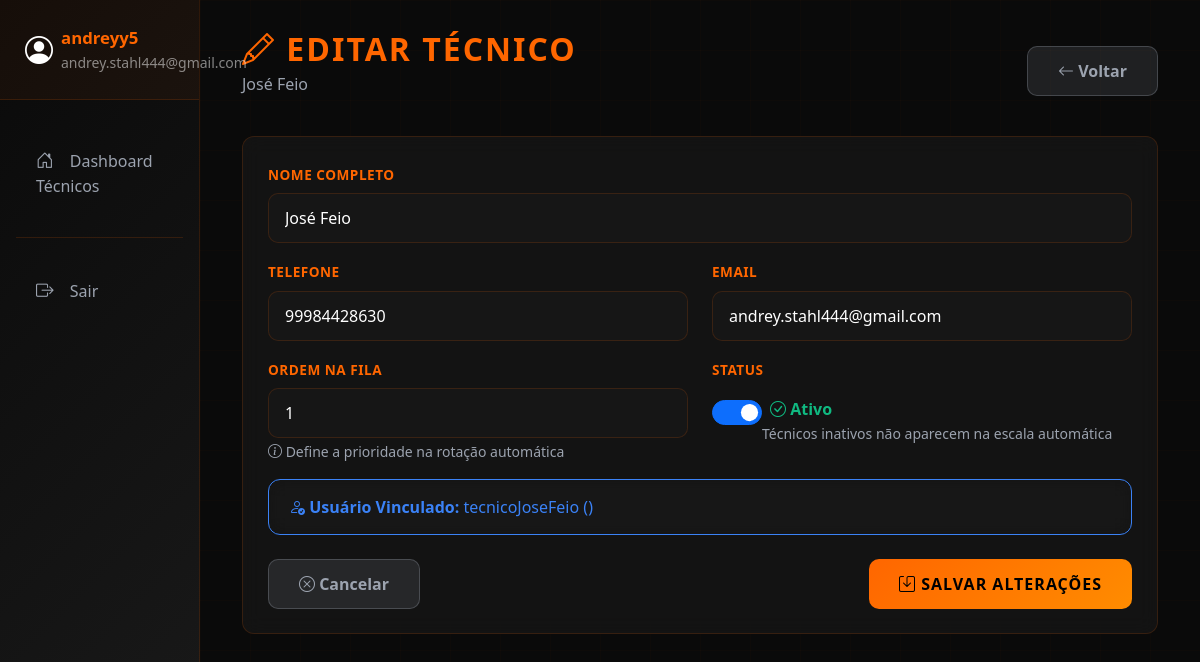
Screenshot of /plantao/tecnicos/editar-tecnico/1/ (signed in) with the database file from the repository.
### apps/plantao/models.py (models this page shows, shortened)
class TecnicoCampo(models.Model):
    user = models.OneToOneField(
        User,
        on_delete=models.SET_NULL,
        null=True,
        blank=True,
        related_name='tecnico'
    )
    nome_completo = models.CharField(max_length=200)
    telefone = models.CharField(max_length=20, blank=True, null=True)
    email = models.EmailField(blank=True, null=True)
    ordem_fila = models.IntegerField(default=0, help_text="Ordem na rotação de plantões")
    ativo = models.BooleanField(default=True)
    criado_em = models.DateTimeField(auto_now_add=True)
    atualizado_em = models.DateTimeField(auto_now=True)
    class Meta:
        verbose_name = "Técnico de Campo"
        verbose_name_plural = "Técnicos de Campo"
        ordering = ['ordem_fila', 'nome_completo']

### apps/plantao/views.py (the view)
    def wrapper(request, *args, **kwargs):
        if not is_admin(request.user):
            messages.error(request, '🔒 Você não tem permissão para acessar esta página.')
            return redirect('dashboard')
        return view_func(request, *args, **kwargs)

### apps/plantao/views.py (called while the page is built, shortened)
def is_admin(user):
    return user.groups.filter(name='Administrador').exists() or user.is_superuser

def get_user_colaborador(user):
    try:
        return Colaborador.objects.get(user=user)
    except Colaborador.DoesNotExist:
        return None

def admin_required(view_func):
    def wrapper(request, *args, **kwargs):
        if not is_admin(request.user):
            messages.error(request, '🔒 Você não tem permissão para acessar esta página.')
            return redirect('dashboard')
        return view_func(request, *args, **kwargs)
    return wrapper

def notificacoes_processor(request):
    if request.user.is_authenticated:
        colaborador = get_user_colaborador(request.user)
        if colaborador:
            nao_lidas = Notificacao.objects.filter(
                colaborador=colaborador,
                lida=False
            ).count()
            return {'notificacoes_nao_lidas': nao_lidas}
    return {'notificacoes_nao_lidas': 0}

@login_required
@admin_required
def editar_tecnico(request, tecnico_id):
    from .models import TecnicoCampo
    tecnico = get_object_or_404(TecnicoCampo, id=tecnico_id)
    context = {
        'tecnico': tecnico,
    }
    return render(request, 'dashboard/tecnicos/editar_tecnico.html', context)

### templates/dashboard/tecnicos/editar_tecnico.html (shortened to what this page needs)
{% extends 'base.html' %}
{% block content %}
<div class="d-flex justify-content-between align-items-center mb-4">
    <div>
        <h2 class="mb-1" style="color: #ff6600; font-weight: 700; text-transform: uppercase; letter-spacing: 2px;">
            <i class="bi bi-pencil"></i> Editar Técnico
        </h2>
        <p class="text-muted">{{ tecnico.nome_completo }}</p>
    </div>
    <a href="{% url 'gerenciar_tecnicos' %}" class="btn btn-secondary">
        <i class="bi bi-arrow-left"></i> Voltar
    </a>
</div>
<div class="card">
    <div class="card-body">
        <form method="post">
            <div class="mb-3">
                <label for="nome_completo" class="form-label">Nome Completo</label>
                <input type="text"
                       class="form-control"
                       id="nome_completo"
                       name="nome_completo"
                       value="{{ tecnico.nome_completo }}"
                       required>
            </div>
            <div class="row">
                <div class="col-md-6 mb-3">
                    <label for="telefone" class="form-label">Telefone</label>
                    <input type="tel"
                           class="form-control"
                           id="telefone"
                           name="telefone"
                           value="{{ tecnico.telefone|default:'' }}"
                           placeholder="(00) 00000-0000">
                </div>
                <div class="col-md-6 mb-3">
                    <label for="email" class="form-label">Email</label>
                    <input type="email"
                           class="form-control"
                           id="email"
                           name="email"
                           value="{{ tecnico.email|default:'' }}"
                           placeholder="tecnico@exemplo.com">
                </div>
            </div>
            <div class="row">
                <div class="col-md-6 mb-3">
                    <label for="ordem_fila" class="form-label">Ordem na Fila</label>
                    <input type="number"
                           class="form-control"
                           id="ordem_fila"
                           name="ordem_fila"
                           value="{{ tecnico.ordem_fila }}"
                           min="0"
                           required>
                    <small class="text-muted">
                        <i class="bi bi-info-circle"></i> Define a prioridade na rotação automática
                    </small>
                </div>
                <div class="col-md-6 mb-3">
                    <label for="ativo" class="form-label">Status</label>
                    <div class="form-check form-switch" style="padding-top: 8px;">
                        <input class="form-check-input"
                               type="checkbox"
                               id="ativo"
                               name="ativo"
                               {% if tecnico.ativo %}checked{% endif %}
                               style="width: 50px; height: 25px; cursor: pointer;">
                        <label class="form-check-label ms-2" for="ativo" style="font-weight: 600;">
                            <span id="status-label" style="color: {% if tecnico.ativo %}#10b981{% else %}#ef4444{% endif %};">
                                <i class="bi {% if tecnico.ativo %}bi-check-circle{% else %}bi-x-circle{% endif %}" id="status-icon"></i>
                                <span id="status-text">{% if tecnico.ativo %}Ativo{% else %}Inativo{% endif %}</span>
                            </span>
                        </label>
                    </div>
                    <small class="text-muted d-block">
                        Técnicos inativos não aparecem na escala automática
                    </small>
                </div>
            </div>
            {% if tecnico.user %}
            <div class="alert alert-info mb-3">
                <i class="bi bi-person-check"></i>
                <strong>Usuário Vinculado:</strong> {{ tecnico.user.username }} ({{ tecnico.user.email }})
            </div>
            {% endif %}
            <div class="d-flex justify-content-between mt-4">
                <a href="{% url 'gerenciar_tecnicos' %}" class="btn btn-secondary">
                    <i class="bi bi-x-circle"></i> Cancelar
                </a>
                <button type="submit" class="btn btn-primary">
                    <i class="bi bi-save"></i> Salvar Alterações
                </button>
            </div>
        </form>
    </div>
</div>
{% endblock %}

### templates/base.html (shortened to what this page needs)
<!DOCTYPE html>
<html lang="pt-BR">
<head>
    <link href="https://cdn.jsdelivr.net/npm/bootstrap@5.3.0/dist/css/bootstrap.min.css" rel="stylesheet">
    <link rel="stylesheet" href="https://cdn.jsdelivr.net/npm/bootstrap-icons@1.10.0/font/bootstrap-icons.css">
</head>
<body>
    <div class="container-fluid">
        <div class="row">
            <div class="col-md-2 px-0 sidebar">
<div class="user-info">
                    <div class="d-flex align-items-center">
                        <i class="bi bi-person-circle fs-3 me-2"></i>
                        <div>
                            <div class="fw-bold">{{ user.get_full_name|default:user.username }}</div>
                            <small class="text-white-50">{{ user.email }}</small>
                        </div>
                    </div>
                </div>
                <nav class="nav flex-column mt-4">
                    {% if 'tecnicos' in request.path %}
                        <a class="nav-link {% if request.resolver_match.url_name == 'dashboard_tecnicos' %}active{% endif %}"
                           href="{% url 'dashboard_tecnicos' %}">
                            <i class="bi bi-house-door"></i> Dashboard Técnicos
                        </a>
                    {% endif %}
                    <hr class="text-white-50 mx-3">
                    <a class="nav-link" href="{% url 'logout' %}">
                        <i class="bi bi-box-arrow-right"></i> Sair
                    </a>
                </nav>
            </div>
            <div class="col-md-10">
                <div class="content-wrapper">
                    {% block content %}{% endblock %}
                </div>
            </div>
        </div>
    </div>
</body>
</html>

### templates/base.html (style rules this page uses)
:root { --primary-orange: #ff6600; --dark-orange: #ff8c00; --bg-dark: #0a0a0a; --bg-card: rgba(26, 26, 26, 0.6); --text-light: #ffffff; --text-gray: #9ca3af; --border-subtle: rgba(255, 102, 0, 0.15); }
* { scrollbar-width: thin; scrollbar-color: var(--primary-orange) var(--bg-dark); }
body { min-height: 100vh; background-color: var(--bg-dark); color: var(--text-light); position: relative; overflow-x: hidden; }
body::before { content: ''; position: fixed; inset: 0; background-image: linear-gradient(rgba(255, 102, 0, 0.02) 1px, transparent 1px), linear-gradient(90deg, rgba(255, 102, 0, 0.02) 1px, transparent 1px); background-size: 50px 50px; animation: gridMove 20s linear infinite; pointer-events: none; z-index: 0; }
.sidebar { min-height: 100vh; background: linear-gradient(135deg, #0a0a0a 0%, #1a1a1a 100%); border-right: 1px solid var(--border-subtle); position: relative; z-index: 10; }
.sidebar .nav-link { color: var(--text-gray); padding: 14px 20px; margin: 8px 15px; border-radius: 10px; border: 1px solid transparent; transition: all 0.3s ease; position: relative; }
.sidebar .nav-link::before { content: ''; position: absolute; left: 0; top: 0; height: 100%; width: 3px; background: var(--primary-orange); transform: scaleY(0); transition: transform 0.3s ease; border-radius: 0 3px 3px 0; }
.sidebar .nav-link i { margin-right: 12px; width: 20px; text-align: center; font-size: 1.1rem; }
.content-wrapper { padding: 30px; position: relative; z-index: 1; }
.card { background: var(--bg-card); backdrop-filter: blur(10px); border: 1px solid var(--border-subtle); border-radius: 12px; margin-bottom: 25px; transition: all 0.3s ease; }
.card-body { padding: 25px; color: var(--text-light); }
.btn-primary { background: linear-gradient(135deg, #ff6600 0%, #ff8c00 100%); border: none; padding: 12px 30px; border-radius: 10px; color: #000; font-weight: 700; text-transform: uppercase; letter-spacing: 1px; transition: all 0.3s ease; }
.btn-secondary { background: rgba(156, 163, 175, 0.15); border: 1px solid rgba(156, 163, 175, 0.3); padding: 12px 30px; border-radius: 10px; color: var(--text-gray); font-weight: 600; transition: all 0.3s ease; }
.user-info { padding: 25px; border-bottom: 1px solid var(--border-subtle); background: rgba(255, 102, 0, 0.05); }
.user-info .fw-bold { color: var(--primary-orange); font-size: 1.05rem; }
.form-control, .form-select { background: rgba(26, 26, 26, 0.6); border: 1px solid var(--border-subtle); color: var(--text-light); padding: 12px 16px; border-radius: 10px; transition: all 0.3s ease; }
.form-control::placeholder { color: var(--text-gray); }
.form-label { color: var(--primary-orange); font-weight: 600; text-transform: uppercase; font-size: 0.85rem; letter-spacing: 0.5px; margin-bottom: 8px; }
.alert { border-radius: 12px; border: 1px solid; padding: 15px 20px; font-weight: 500; background: rgba(26, 26, 26, 0.4); backdrop-filter: blur(10px); }
.alert-info { border-color: #3b82f6; color: #3b82f6; }
.text-muted { color: var(--text-gray) !important; }
h1, h2, h3, h4, h5, h6 { color: var(--text-light); }
hr { border-color: var(--border-subtle); opacity: 1; }

### rows the page displays
TecnicoCampo: nome_completo "José Feio", telefone "99984428630", email "andrey.stahl444@gmail.com", ordem_fila "1", ativo "☑", user.username "tecnicoJoseFeio"

### other values shown
{{ user.get_full_name|default:user.username }} "andreyy5"
{{ user.email }} "andrey.stahl444@gmail.com"
